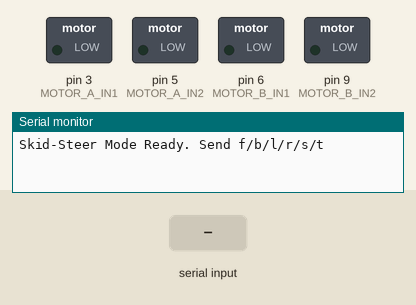
This sketch was run on a simulated Arduino Uno, built with avr-gcc and run on an emulated ATmega328P. On the bench: switched loads named in the sketch (green lamp = pin HIGH), the last lines printed to the serial monitor. Inputs (shaded band) come from the test bench.

Above: at 1.2 s.
1.3 s: "f" received over Serial
At 1.7 s:
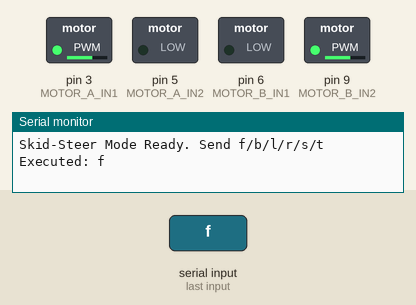
2.8 s: "b" received over Serial
At 4.0 s:
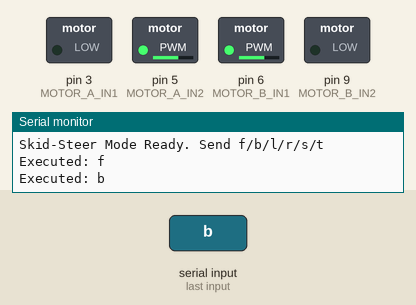
4.3 s: "l" received over Serial
At 5.2 s:
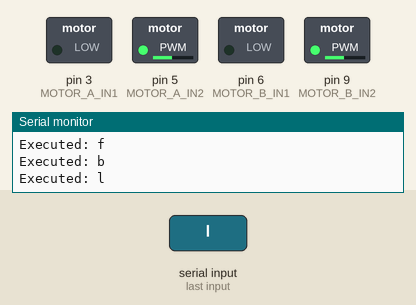
5.8 s: "r" received over Serial
At 6.3 s:
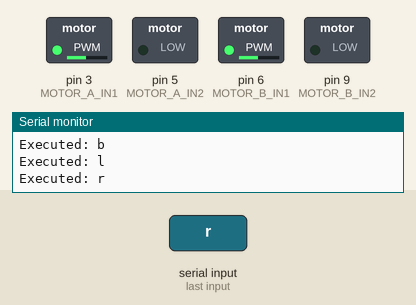
7.3 s: "t" received over Serial
At 8.6 s:
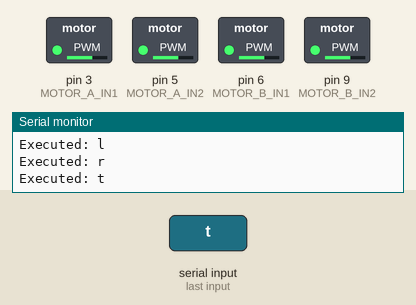
Timing chart, 0 to 9.8 s (numbered marks = the images above; inputs shaded):
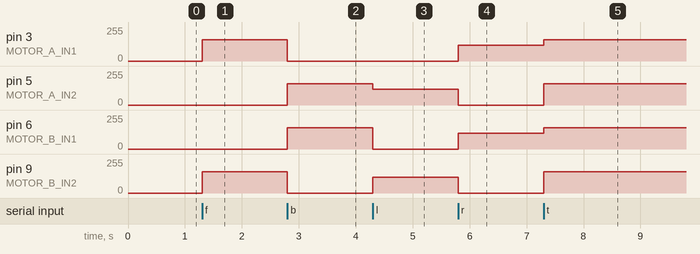

The sketch:

MotorTestv2.ino
```cpp
// === Motor Pins ===
// Motor A (Left)
const int MOTOR_A_IN1 = 3;  // PWM pin
const int MOTOR_A_IN2 = 5;  // PWM pin
// Motor B (Right, mounted in reverse)
const int MOTOR_B_IN1 = 6;  // PWM pin
const int MOTOR_B_IN2 = 9;  // PWM pin

// === Speed Settings ===
const int DEFAULT_SPEED = 160;
const int TURN_SPEED = 120;

void setup() {
  Serial.begin(9600);

  pinMode(MOTOR_A_IN1, OUTPUT);
  pinMode(MOTOR_A_IN2, OUTPUT);
  pinMode(MOTOR_B_IN1, OUTPUT);
  pinMode(MOTOR_B_IN2, OUTPUT);

  stopMotors();

  Serial.println("Skid-Steer Mode Ready. Send f/b/l/r/s/t");
}

void loop() {
  if (Serial.available() > 0) {
    char command = Serial.read();

    switch (command) {
      case 'f': forward(); break;
      case 'b': backward(); break;
      case 'l': left(); break;
      case 'r': right(); break;
      case 's': stopMotors(); break;
      case 't': brakeMotors(); break;
      default:
        Serial.print("Unknown command: ");
        Serial.println(command);
        return;
    }

    Serial.print("Executed: ");
    Serial.println(command);
  }
}

// === Movement Functions ===

// LEFT motor forward: IN1 PWM, IN2 LOW
// RIGHT motor forward: IN1 LOW, IN2 PWM (because motor is reversed)

void forward() {
  // Left Motor (normal forward)
  analogWrite(MOTOR_A_IN1, DEFAULT_SPEED);
  analogWrite(MOTOR_A_IN2, 0);

  // Right Motor (reversed forward)
  analogWrite(MOTOR_B_IN1, 0);
  analogWrite(MOTOR_B_IN2, DEFAULT_SPEED);
}

void backward() {
  // Left Motor (normal backward)
  analogWrite(MOTOR_A_IN1, 0);
  analogWrite(MOTOR_A_IN2, DEFAULT_SPEED);

  // Right Motor (reversed backward)
  analogWrite(MOTOR_B_IN1, DEFAULT_SPEED);
  analogWrite(MOTOR_B_IN2, 0);
}

void left() {
  // Left Motor backward
  analogWrite(MOTOR_A_IN1, 0);
  analogWrite(MOTOR_A_IN2, TURN_SPEED);

  // Right Motor backward (reversed forward)
  analogWrite(MOTOR_B_IN1, 0);
  analogWrite(MOTOR_B_IN2, TURN_SPEED);
}

void right() {
  // Left Motor forward
  analogWrite(MOTOR_A_IN1, TURN_SPEED);
  analogWrite(MOTOR_A_IN2, 0);

  // Right Motor forward (reversed backward)
  analogWrite(MOTOR_B_IN1, TURN_SPEED);
  analogWrite(MOTOR_B_IN2, 0);
}

void stopMotors() {
  analogWrite(MOTOR_A_IN1, 0);
  analogWrite(MOTOR_A_IN2, 0);
  analogWrite(MOTOR_B_IN1, 0);
  analogWrite(MOTOR_B_IN2, 0);
}

void brakeMotors() {
  // Apply equal voltage to both IN1 and IN2 for braking
  analogWrite(MOTOR_A_IN1, DEFAULT_SPEED);
  analogWrite(MOTOR_A_IN2, DEFAULT_SPEED);
  analogWrite(MOTOR_B_IN1, DEFAULT_SPEED);
  analogWrite(MOTOR_B_IN2, DEFAULT_SPEED);
}
```

Measured:
- after the input at 1.3 s, pin 3 (MOTOR_A_IN1), pin 9 (MOTOR_B_IN2): 0/255 → 160/255 at once
- after the input at 2.8 s, pin 3 (MOTOR_A_IN1), pin 9 (MOTOR_B_IN2): 160/255 → 0/255 at once; pin 5 (MOTOR_A_IN2), pin 6 (MOTOR_B_IN1): 0/255 → 160/255 at once
- after the input at 4.3 s, pin 5 (MOTOR_A_IN2): 160/255 → 120/255 at once; pin 6 (MOTOR_B_IN1): 160/255 → 0/255 at once; pin 9 (MOTOR_B_IN2): 0/255 → 120/255 at once
- after the input at 5.8 s, pin 3 (MOTOR_A_IN1), pin 6 (MOTOR_B_IN1): 0/255 → 120/255 at once; pin 5 (MOTOR_A_IN2), pin 9 (MOTOR_B_IN2): 120/255 → 0/255 at once
- after the input at 7.3 s, pin 3 (MOTOR_A_IN1), pin 6 (MOTOR_B_IN1): 120/255 → 160/255 at once; pin 5 (MOTOR_A_IN2), pin 9 (MOTOR_B_IN2): 0/255 → 160/255 at once
